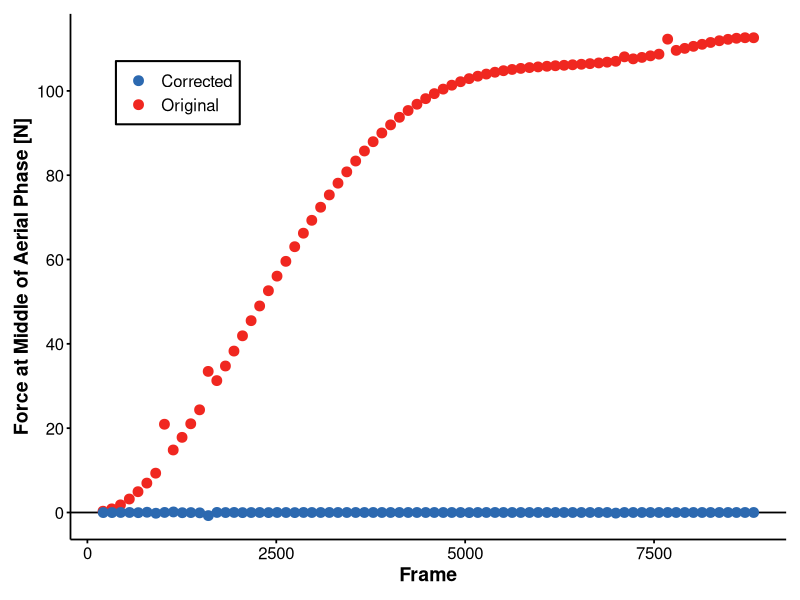

Source code (R): (Note: this script raises an error after producing the figure.)
library(ggplot2)
library(ggthemes)
library(viridis)


data.aerial = read.csv('aerial_plots_data.csv') #exported from sample.py [aerial_means_d]
head(data.aerial)

ggplot(data = data.aerial) +
  geom_abline(intercept = 0, slope = 0, lwd = 0.6, alpha = 1, color = 'black')+
  geom_point((aes(y = aerial_val, x = aerial_loc, color = signal)), size = 3, alpha = 1)+
  scale_y_continuous('Force at Middle of Aerial Phase [N]', breaks = seq(-100,100,20))+
  scale_x_continuous('Frame')+
  scale_color_tableau(label = c('Corrected','Original'),palette = 'Classic Blue-Red 6')+
  theme_classic()+
  theme(axis.line = element_line(size =.6, color = 'black'),
        axis.ticks = element_line(size = .6, color = 'black'),
        axis.text = element_text(size = 12, color = 'black'),
        axis.title = element_text(size = 14, face = 'bold', color = 'black'),
        legend.position = c(.15,.85),
        legend.text = element_text(size = 12, color = 'black'),
        legend.title = element_blank(),
        legend.key.width = unit(.3, 'in'),
        legend.background = element_rect(fill = alpha('white',0.8), size = .7, linetype = 'solid', color = 'black'),
        plot.margin = unit(c(10,10,10,10),'points'))

# ggsave('steps.png',height = 4, width = 8, units = 'in')


data.ex = read.csv('joss_example.csv') #exported from sample.py [force_fd] and [GRF_filt]


head(data.ex)

ggplot(data = data.ex) +
  geom_abline(intercept = 0, slope = 0, lwd = 1, alpha = 1)+
  geom_line((aes(x = time, y = wrong)), alpha = 1, lwd = 1)+
  geom_line((aes(x = time, y = right)), alpha = 1, lwd = 1, color = 'red')+
  scale_color_tableau(label = c('Corrected','Original'),palette = 'Classic 10')+
  scale_y_continuous('Vertical Ground Reaction Force [N]', breaks = seq(0,2000,300))+
  scale_x_continuous('Time [s]', breaks = seq(5,6,.2))+
  theme_classic()+
  theme(axis.line = element_line(size =1, color = 'black'),
        axis.ticks = element_line(size = 1, color = 'black'),
        axis.text = element_text(size = 12, color = 'black'),
        axis.title = element_text(size = 14, face = 'bold', color = 'black'),
        legend.position = c(.85,.9),
        legend.text = element_text(size = 12, face = 'bold', color = 'black'),
        legend.title = element_blank(),
        legend.key.width = unit(.3, 'in'),
        legend.background = element_rect(fill = alpha('white',0.8), size = 1, linetype = 'solid', color = 'black'),
        plot.margin = unit(c(10,10,10,10),'points'))

# ggsave('example.eps',height = 8, width = 8, units = 'in')
